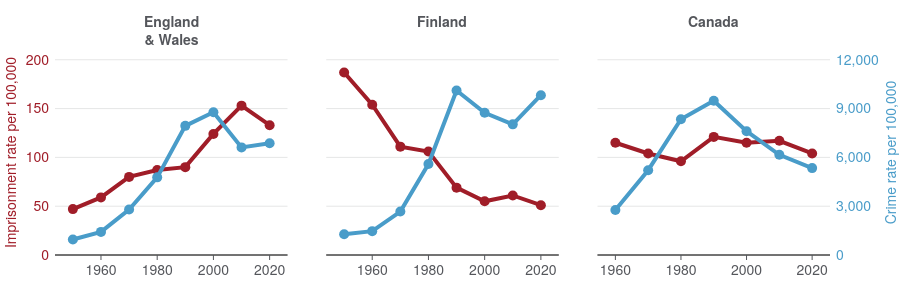

The notebook cell saved with this chart:
### Code cell
fig = plotly_international_rates.prepare_chart()
fig

### Figure 1 — Plotly figure (JSON) as saved in the notebook; plotly's stock layout.template omitted (floating-point values rounded to 4 significant figures)
{"data": [{"hovertemplate": "<b>%{text}</b><br>%{x}: %{y} per 100,000", "line": {"color": "#A01D28"}, "mode": "lines+markers", "name": "Imprisonment rate", "text": ["England & Wales", "England & Wales", "England & Wales", "England & Wales", "England & Wales", "England & Wales", "England & Wales", "England & Wales"], "type": "scatter", "x": [1950, 1960, 1970, 1980, 1990, 2000, 2010, 2020], "xaxis": "x", "y": [47, 59, 80, 87, 90, 124, 153, 133], "yaxis": "y"}, {"hovertemplate": "<b>%{text}</b><br>%{x}: %{y:,.0f} per 100,000", "line": {"color": "#499CC9"}, "mode": "lines+markers", "name": "Crime rate", "text": ["England & Wales", "England & Wales", "England & Wales", "England & Wales", "England & Wales", "England & Wales", "England & Wales", "England & Wales"], "type": "scatter", "x": [1950, 1960, 1970, 1980, 1990, 2000, 2010, 2020], "xaxis": "x", "y": [952, 1420, 2797, 4772, 7938, 8775, 6613, 6866], "yaxis": "y2"}, {"hovertemplate": "<b>%{text}</b><br>%{x}: %{y} per 100,000", "line": {"color": "#A01D28"}, "mode": "lines+markers", "name": "Imprisonment rate", "text": ["Finland", "Finland", "Finland", "Finland", "Finland", "Finland", "Finland", "Finland"], "type": "scatter", "x": [1950, 1960, 1970, 1980, 1990, 2000, 2010, 2020], "xaxis": "x2", "y": [187, 154, 111, 106, 69, 55, 61, 51], "yaxis": "y3"}, {"hovertemplate": "<b>%{text}</b><br>%{x}: %{y:,.0f} per 100,000", "line": {"color": "#499CC9"}, "mode": "lines+markers", "name": "Crime rate", "text": ["Finland", "Finland", "Finland", "Finland", "Finland", "Finland", "Finland", "Finland"], "type": "scatter", "x": [1950, 1960, 1970, 1980, 1990, 2000, 2010, 2020], "xaxis": "x2", "y": [1272, 1466, 2672, 5592, 10109, 8744, 8030, 9820], "yaxis": "y4"}, {"hovertemplate": "<b>%{text}</b><br>%{x}: %{y} per 100,000", "line": {"color": "#A01D28"}, "mode": "lines+markers", "name": "Imprisonment rate", "text": ["Canada", "Canada", "Canada", "Canada", "Canada", "Canada", "Canada"], "type": "scatter", "x": [1960, 1970, 1980, 1990, 2000, 2010, 2020], "xaxis": "x3", "y": [115, 104, 96, 121, 115, 117, 104], "yaxis": "y5"}, {"hovertemplate": "<b>%{text}</b><br>%{x}: %{y:,.0f} per 100,000", "line": {"color": "#499CC9"}, "mode": "lines+markers", "name": "Crime rate", "text": ["Canada", "Canada", "Canada", "Canada", "Canada", "Canada", "Canada"], "type": "scatter", "x": [1960, 1970, 1980, 1990, 2000, 2010, 2020], "xaxis": "x3", "y": [2771, 5212, 8343, 9485, 7610, 6160, 5342], "yaxis": "y6"}], "layout": {"annotations": [{"font": {"size": 14}, "showarrow": false, "text": "<b>England<br>& Wales</b>", "x": 0.15, "xanchor": "center", "xref": "paper", "y": 1.2, "yref": "paper"}, {"font": {"size": 14}, "showarrow": false, "text": "<b>Finland</b>", "x": 0.5, "xanchor": "center", "xref": "paper", "y": 1.2, "yref": "paper"}, {"font": {"size": 14}, "showarrow": false, "text": "<b>Canada</b>", "x": 0.85, "xanchor": "center", "xref": "paper", "y": 1.2, "yref": "paper"}], "height": 300, "margin": {"b": 45, "l": 55, "r": 70, "t": 50}, "paper_bgcolor": "white", "xaxis": {"anchor": "y", "domain": [0, 0.3]}, "xaxis2": {"anchor": "y3", "domain": [0.35, 0.65]}, "xaxis3": {"anchor": "y5", "domain": [0.7, 1]}, "yaxis": {"anchor": "x", "domain": [0, 1], "dtick": 50, "range": [0, 210], "showgrid": true, "showticklabels": true, "tickfont": {"color": "#A01D28"}, "title": {"font": {"color": "#A01D28", "size": 14}, "standoff": 20, "text": "Imprisonment rate per 100,000"}}, "yaxis2": {"anchor": "x", "dtick": 3000, "overlaying": "y", "range": [0, 12600], "showgrid": false, "showticklabels": false, "side": "right", "tickfont": {"color": "#499CC9"}, "tickformat": ",.0f", "tickmode": "sync", "title": {"font": {"color": "#499CC9", "size": 14}, "standoff": 20, "text": ""}}, "yaxis3": {"anchor": "x2", "domain": [0, 1], "dtick": 50, "range": [0, 210], "showgrid": true, "showticklabels": false, "tickfont": {"color": "#A01D28"}, "title": {"font": {"color": "#A01D28", "size": 14}, "standoff": 20, "text": ""}}, "yaxis4": {"anchor": "x2", "dtick": 3000, "overlaying": "y3", "range": [0, 12600], "showgrid": false, "showticklabels": false, "side": "right", "tickfont": {"color": "#499CC9"}, "tickformat": ",.0f", "tickmode": "sync", "title": {"font": {"color": "#499CC9", "size": 14}, "standoff": 20, "text": ""}}, "yaxis5": {"anchor": "x3", "domain": [0, 1], "dtick": 50, "range": [0, 210], "showgrid": true, "showticklabels": false, "tickfont": {"color": "#A01D28"}, "title": {"font": {"color": "#A01D28", "size": 14}, "standoff": 20, "text": ""}}, "yaxis6": {"anchor": "x3", "dtick": 3000, "overlaying": "y5", "range": [0, 12600], "showgrid": false, "showticklabels": true, "side": "right", "tickfont": {"color": "#499CC9"}, "tickformat": ",.0f", "tickmode": "sync", "title": {"font": {"color": "#499CC9", "size": 14}, "standoff": 20, "text": "Crime rate per 100,000"}}}}
